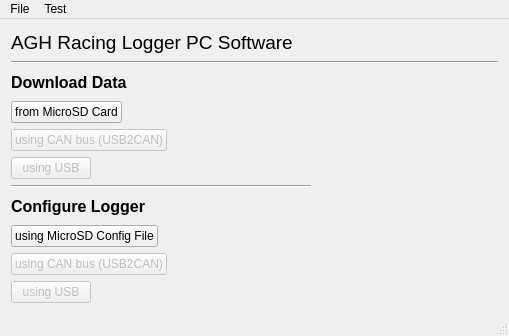
<?xml version="1.0" encoding="UTF-8"?>
<ui version="4.0">
 <class>MainWindow</class>
 <widget class="QMainWindow" name="MainWindow">
  <property name="geometry">
   <rect>
    <x>0</x>
    <y>0</y>
    <width>509</width>
    <height>336</height>
   </rect>
  </property>
  <property name="windowTitle">
   <string>MainWindow</string>
  </property>
  <widget class="QWidget" name="centralWidget">
   <layout class="QVBoxLayout" name="verticalLayout">
    <item>
     <widget class="QLabel" name="MainTitleLabel">
      <property name="font">
       <font>
        <pointsize>14</pointsize>
       </font>
      </property>
      <property name="text">
       <string>AGH Racing Logger PC Software</string>
      </property>
     </widget>
    </item>
    <item>
     <widget class="Line" name="lineDownload">
      <property name="minimumSize">
       <size>
        <width>300</width>
        <height>0</height>
       </size>
      </property>
      <property name="orientation">
       <enum>Qt::Horizontal</enum>
      </property>
     </widget>
    </item>
    <item>
     <widget class="QLabel" name="downloadDataLabel">
      <property name="font">
       <font>
        <pointsize>12</pointsize>
        <weight>75</weight>
        <bold>true</bold>
       </font>
      </property>
      <property name="locale">
       <locale language="English" country="UnitedKingdom"/>
      </property>
      <property name="text">
       <string>Download Data</string>
      </property>
     </widget>
    </item>
    <item>
     <layout class="QHBoxLayout" name="horizontalLayout">
      <item>
       <widget class="QPushButton" name="downloadSDButton">
        <property name="text">
         <string>from MicroSD Card</string>
        </property>
       </widget>
      </item>
      <item>
       <spacer name="horizontalSpacer_2">
        <property name="orientation">
         <enum>Qt::Horizontal</enum>
        </property>
        <property name="sizeHint" stdset="0">
         <size>
          <width>40</width>
          <height>20</height>
         </size>
        </property>
       </spacer>
      </item>
     </layout>
    </item>
    <item>
     <layout class="QHBoxLayout" name="horizontalLayout_2">
      <item>
       <widget class="QPushButton" name="downloadCANButton">
        <property name="enabled">
         <bool>false</bool>
        </property>
        <property name="text">
         <string>using CAN bus (USB2CAN)</string>
        </property>
       </widget>
      </item>
      <item>
       <spacer name="horizontalSpacer_3">
        <property name="orientation">
         <enum>Qt::Horizontal</enum>
        </property>
        <property name="sizeHint" stdset="0">
         <size>
          <width>40</width>
          <height>20</height>
         </size>
        </property>
       </spacer>
      </item>
     </layout>
    </item>
    <item>
     <layout class="QHBoxLayout" name="horizontalLayout_3">
      <item>
       <widget class="QPushButton" name="downloadUSBButton">
        <property name="enabled">
         <bool>false</bool>
        </property>
        <property name="text">
         <string>using USB</string>
        </property>
       </widget>
      </item>
      <item>
       <spacer name="horizontalSpacer_4">
        <property name="orientation">
         <enum>Qt::Horizontal</enum>
        </property>
        <property name="sizeHint" stdset="0">
         <size>
          <width>40</width>
          <height>20</height>
         </size>
        </property>
       </spacer>
      </item>
     </layout>
    </item>
    <item>
     <widget class="Line" name="lineTitle">
      <property name="windowModality">
       <enum>Qt::WindowModal</enum>
      </property>
      <property name="enabled">
       <bool>true</bool>
      </property>
      <property name="sizePolicy">
       <sizepolicy hsizetype="Fixed" vsizetype="Fixed">
        <horstretch>0</horstretch>
        <verstretch>0</verstretch>
       </sizepolicy>
      </property>
      <property name="minimumSize">
       <size>
        <width>300</width>
        <height>0</height>
       </size>
      </property>
      <property name="sizeIncrement">
       <size>
        <width>0</width>
        <height>0</height>
       </size>
      </property>
      <property name="baseSize">
       <size>
        <width>300</width>
        <height>0</height>
       </size>
      </property>
      <property name="statusTip">
       <string notr="true"/>
      </property>
      <property name="layoutDirection">
       <enum>Qt::LeftToRight</enum>
      </property>
      <property name="orientation">
       <enum>Qt::Horizontal</enum>
      </property>
     </widget>
    </item>
    <item>
     <widget class="QLabel" name="ConfigureLoggerLabel">
      <property name="font">
       <font>
        <pointsize>12</pointsize>
        <weight>75</weight>
        <bold>true</bold>
       </font>
      </property>
      <property name="text">
       <string>Configure Logger</string>
      </property>
     </widget>
    </item>
    <item>
     <layout class="QHBoxLayout" name="horizontalLayout_4">
      <item>
       <widget class="QPushButton" name="configureSDButton">
        <property name="text">
         <string>using MicroSD Config File</string>
        </property>
       </widget>
      </item>
      <item>
       <spacer name="horizontalSpacer_6">
        <property name="orientation">
         <enum>Qt::Horizontal</enum>
        </property>
        <property name="sizeHint" stdset="0">
         <size>
          <width>40</width>
          <height>20</height>
         </size>
        </property>
       </spacer>
      </item>
     </layout>
    </item>
    <item>
     <layout class="QHBoxLayout" name="horizontalLayout_5">
      <item>
       <widget class="QPushButton" name="configureCANButton">
        <property name="enabled">
         <bool>false</bool>
        </property>
        <property name="text">
         <string>using CAN bus (USB2CAN)</string>
        </property>
       </widget>
      </item>
      <item>
       <spacer name="horizontalSpacer_7">
        <property name="orientation">
         <enum>Qt::Horizontal</enum>
        </property>
        <property name="sizeHint" stdset="0">
         <size>
          <width>40</width>
          <height>20</height>
         </size>
        </property>
       </spacer>
      </item>
     </layout>
    </item>
    <item>
     <layout class="QHBoxLayout" name="horizontalLayout_6">
      <item>
       <widget class="QPushButton" name="configureUSBButton">
        <property name="enabled">
         <bool>false</bool>
        </property>
        <property name="text">
         <string>using USB</string>
        </property>
       </widget>
      </item>
      <item>
       <spacer name="horizontalSpacer_8">
        <property name="orientation">
         <enum>Qt::Horizontal</enum>
        </property>
        <property name="sizeHint" stdset="0">
         <size>
          <width>40</width>
          <height>20</height>
         </size>
        </property>
       </spacer>
      </item>
     </layout>
    </item>
   </layout>
  </widget>
  <widget class="QMenuBar" name="menuBar">
   <property name="geometry">
    <rect>
     <x>0</x>
     <y>0</y>
     <width>509</width>
     <height>21</height>
    </rect>
   </property>
   <widget class="QMenu" name="menuFile">
    <property name="title">
     <string>File</string>
    </property>
    <addaction name="actionExit"/>
   </widget>
   <widget class="QMenu" name="menuTest">
    <property name="title">
     <string>Test</string>
    </property>
    <addaction name="actionTest"/>
   </widget>
   <addaction name="menuFile"/>
   <addaction name="menuTest"/>
  </widget>
  <widget class="QStatusBar" name="statusBar">
   <property name="accessibleName">
    <string/>
   </property>
  </widget>
  <action name="actionExit">
   <property name="text">
    <string>Exit</string>
   </property>
  </action>
  <action name="actionSave_As">
   <property name="text">
    <string>Save As</string>
   </property>
  </action>
  <action name="actionTest">
   <property name="text">
    <string>Test</string>
   </property>
  </action>
 </widget>
 <layoutdefault spacing="6" margin="11"/>
 <tabstops>
  <tabstop>downloadSDButton</tabstop>
  <tabstop>downloadCANButton</tabstop>
  <tabstop>downloadUSBButton</tabstop>
  <tabstop>configureSDButton</tabstop>
  <tabstop>configureCANButton</tabstop>
  <tabstop>configureUSBButton</tabstop>
 </tabstops>
 <resources/>
 <connections>
  <connection>
   <sender>actionExit</sender>
   <signal>triggered()</signal>
   <receiver>MainWindow</receiver>
   <slot>close()</slot>
   <hints>
    <hint type="sourcelabel">
     <x>-1</x>
     <y>-1</y>
    </hint>
    <hint type="destinationlabel">
     <x>207</x>
     <y>190</y>
    </hint>
   </hints>
  </connection>
 </connections>
</ui>
